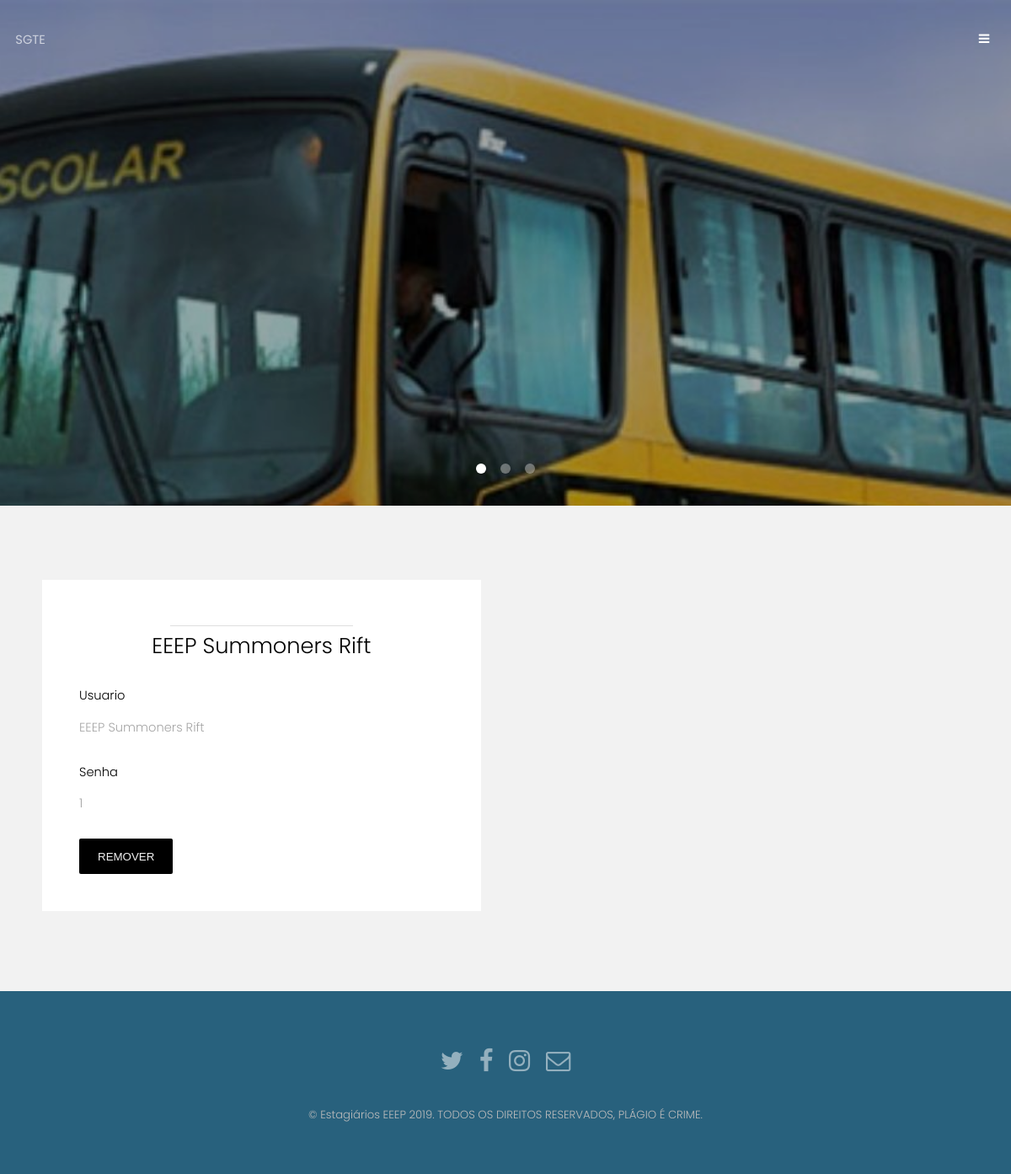
/escolas.php (signed in), run on the app's committed database.
### tables this page shows
CREATE TABLE `escola` (
  `id` int(11) NOT NULL,
  `polos` varchar(255) NOT NULL,
  `nome_de_escola` varchar(255) NOT NULL,
  `nome_do_diretor` varchar(255) NOT NULL,
  `localidade` varchar(255) NOT NULL,
  `tipo_de_ensino` varchar(255) NOT NULL,
  `usuario` varchar(255) NOT NULL,
  `senha` varchar(255) NOT NULL
);

### escolas.php (the view, shortened to what this page needs)
<?php
	include "assets/imports/import.php";
	$polo = $_GET['polos'];
?>
<!DOCTYPE HTML>
<html>
	<head>
		<link rel="stylesheet" href="assets/css/menu.css" />
	</head>
	<body>
			<header id="header" class="alt">
				<div class="logo"><a href="index.php"><span>SGTE</span></a></div>
				<a href="#menu">
				</a>
			</header>
			<section class="banner full">
				<article>
				</article>
			</section>
			<section id="one" class="wrapper style2">
				<div class="inner">
					<div class="grid-style">
						<?php
					if (isset($_COOKIE['hash'])) {
						if($polo != ""){
							$queryESC = mysqli_query($conn ,"SELECT * FROM escola WHERE polos = '$polo' ORDER BY id DESC");
							while ($arrE = mysqli_fetch_array($queryESC)) {
									echo '<div>
							<div class="box">
								<div class="content">
									<header class="align-center">
										<p></p>
										<h2>'.$arrE['nome_de_escola'].'</h2>
									</header>
									<h1>Usuario</h1><p>'.$arrE['usuario'].'</p>
									<h1>Senha</h1><p>'.$arrE['senha'].'</p>
									<a href="excluir.php?id='.$arrE['id'].'"><button>Remover</button></a>
								</div>
							</div>
						</div>';
									}
								}else{
									$queryESC = mysqli_query($conn ,"SELECT * FROM escola ORDER BY id DESC");
							while ($arrE = mysqli_fetch_array($queryESC)) {
									echo '<div>
							<div class="box">
								<div class="content">
									<header class="align-center">
										<p></p>
										<h2>'.$arrE['nome_de_escola'].'</h2>
									</header>
									<h1>Usuario</h1><p>'.$arrE['usuario'].'</p>
									<h1>Senha</h1><p>'.$arrE['senha'].'</p>
									<a href="excluir.php?id='.$arrE['id'].'"><button>Remover</button></a>
								</div>
							</div>
						</div>';
								}
							}
						}
						?>
					</div>
				</div>
			</section>
			<footer id="footer">
				<div class="container">
					<ul class="icons">
						<li><a href="#" class="icon fa-twitter"><span class="label">Twitter</span></a></li>
						<li><a href="#" class="icon fa-facebook"><span class="label">Facebook</span></a></li>
						<li><a href="#" class="icon fa-instagram"><span class="label">Instagram</span></a></li>
						<li><a href="#" class="icon fa-envelope-o"><span class="label">Email</span></a></li>
					</ul>
				</div>
				<div class="copyright">
					&copy; Estagiários EEEP 2019. TODOS OS DIREITOS RESERVADOS, PLÁGIO É CRIME.
				</div>
			</footer>
	</body>
</html>

### data on the page
escola: nome_de_escola "EEEP Summoners Rift", usuario "EEEP Summoners Rift", senha "1"
